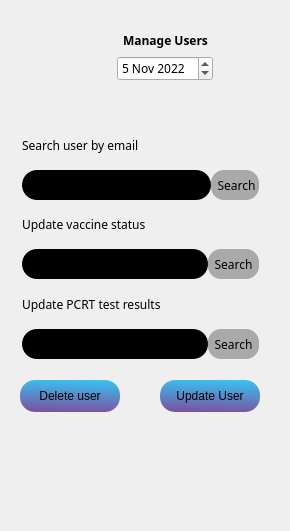
<?xml version="1.0" encoding="UTF-8"?>
<ui version="4.0">
 <class>ManageUsers</class>
 <widget class="QMainWindow" name="ManageUsers">
  <property name="geometry">
   <rect>
    <x>0</x>
    <y>0</y>
    <width>290</width>
    <height>531</height>
   </rect>
  </property>
  <property name="windowTitle">
   <string>MainWindow</string>
  </property>
  <widget class="QWidget" name="centralwidget">
   <widget class="QWidget" name="horizontalLayoutWidget">
    <property name="geometry">
     <rect>
      <x>20</x>
      <y>420</y>
      <width>241</width>
      <height>101</height>
     </rect>
    </property>
    <layout class="QHBoxLayout" name="horizontalLayout">
     <item>
      <widget class="QPushButton" name="ManageDocuments">
       <property name="maximumSize">
        <size>
         <width>70</width>
         <height>16777215</height>
        </size>
       </property>
       <property name="styleSheet">
        <string notr="true">border:0;

</string>
       </property>
       <property name="text">
        <string/>
       </property>
       <property name="icon">
        <iconset resource="resources/mycovidrecord.qrc">
         <normaloff>:/images/images/5810431-07 1_Info.png</normaloff>:/images/images/5810431-07 1_Info.png</iconset>
       </property>
       <property name="iconSize">
        <size>
         <width>70</width>
         <height>70</height>
        </size>
       </property>
      </widget>
     </item>
     <item>
      <widget class="QPushButton" name="DashboardMenu">
       <property name="maximumSize">
        <size>
         <width>70</width>
         <height>16777215</height>
        </size>
       </property>
       <property name="styleSheet">
        <string notr="true">border: 0;

</string>
       </property>
       <property name="text">
        <string/>
       </property>
       <property name="icon">
        <iconset resource="resources/mycovidrecord.qrc">
         <normaloff>:/images/images/5810431-08 1_Home.png</normaloff>:/images/images/5810431-08 1_Home.png</iconset>
       </property>
       <property name="iconSize">
        <size>
         <width>70</width>
         <height>70</height>
        </size>
       </property>
      </widget>
     </item>
     <item>
      <widget class="QPushButton" name="QRCodeMenu">
       <property name="maximumSize">
        <size>
         <width>70</width>
         <height>16777215</height>
        </size>
       </property>
       <property name="styleSheet">
        <string notr="true">border: 0;

</string>
       </property>
       <property name="text">
        <string/>
       </property>
       <property name="icon">
        <iconset resource="resources/mycovidrecord.qrc">
         <normaloff>:/images/images/5810431-09 1_qrcode.png</normaloff>:/images/images/5810431-09 1_qrcode.png</iconset>
       </property>
       <property name="iconSize">
        <size>
         <width>70</width>
         <height>70</height>
        </size>
       </property>
      </widget>
     </item>
    </layout>
   </widget>
   <widget class="QWidget" name="verticalLayoutWidget_2">
    <property name="geometry">
     <rect>
      <x>100</x>
      <y>30</y>
      <width>131</width>
      <height>51</height>
     </rect>
    </property>
    <layout class="QVBoxLayout" name="verticalLayout_2">
     <item alignment="Qt::AlignHCenter">
      <widget class="QLabel" name="label">
       <property name="font">
        <font>
         <family>Raleway</family>
         <bold>true</bold>
        </font>
       </property>
       <property name="styleSheet">
        <string notr="true">background-color: none;
</string>
       </property>
       <property name="text">
        <string>Manage Users</string>
       </property>
      </widget>
     </item>
     <item alignment="Qt::AlignHCenter">
      <widget class="QDateEdit" name="dateEdit">
       <property name="font">
        <font>
         <family>Raleway</family>
        </font>
       </property>
       <property name="whatsThis">
        <string>&lt;html&gt;&lt;head/&gt;&lt;body&gt;&lt;p align=&quot;center&quot;&gt;&lt;br/&gt;&lt;/p&gt;&lt;/body&gt;&lt;/html&gt;</string>
       </property>
       <property name="styleSheet">
        <string notr="true">text-align: center;</string>
       </property>
       <property name="currentSection">
        <enum>QDateTimeEdit::MonthSection</enum>
       </property>
       <property name="date">
        <date>
         <year>2022</year>
         <month>11</month>
         <day>5</day>
        </date>
       </property>
      </widget>
     </item>
    </layout>
   </widget>
   <widget class="QWidget" name="verticalLayoutWidget">
    <property name="geometry">
     <rect>
      <x>20</x>
      <y>10</y>
      <width>81</width>
      <height>86</height>
     </rect>
    </property>
    <layout class="QVBoxLayout" name="verticalLayout">
     <item>
      <widget class="QPushButton" name="accoutnAvatar">
       <property name="styleSheet">
        <string notr="true">border: 0;

</string>
       </property>
       <property name="text">
        <string/>
       </property>
       <property name="icon">
        <iconset resource="resources/mycovidrecord.qrc">
         <normaloff>:/images/images/5810431-03.png</normaloff>:/images/images/5810431-03.png</iconset>
       </property>
       <property name="iconSize">
        <size>
         <width>70</width>
         <height>70</height>
        </size>
       </property>
      </widget>
     </item>
    </layout>
   </widget>
   <widget class="QWidget" name="verticalLayoutWidget_3">
    <property name="geometry">
     <rect>
      <x>20</x>
      <y>120</y>
      <width>241</width>
      <height>251</height>
     </rect>
    </property>
    <layout class="QVBoxLayout" name="verticalLayout_3">
     <property name="spacing">
      <number>0</number>
     </property>
     <property name="leftMargin">
      <number>2</number>
     </property>
     <property name="topMargin">
      <number>0</number>
     </property>
     <property name="rightMargin">
      <number>2</number>
     </property>
     <property name="bottomMargin">
      <number>12</number>
     </property>
     <item>
      <widget class="QLabel" name="searchUserText">
       <property name="font">
        <font>
         <family>Raleway</family>
        </font>
       </property>
       <property name="styleSheet">
        <string notr="true">background-color: none;</string>
       </property>
       <property name="text">
        <string>Search user by email</string>
       </property>
       <property name="margin">
        <number>6</number>
       </property>
      </widget>
     </item>
     <item>
      <layout class="QHBoxLayout" name="horizontalLayout_5">
       <item>
        <widget class="QLineEdit" name="searchUserForm">
         <property name="maximumSize">
          <size>
           <width>16777215</width>
           <height>30</height>
          </size>
         </property>
         <property name="styleSheet">
          <string notr="true">border-radius: 15px;
background-color: #000;</string>
         </property>
        </widget>
       </item>
       <item>
        <widget class="QPushButton" name="searchUser">
         <property name="sizePolicy">
          <sizepolicy hsizetype="Preferred" vsizetype="Preferred">
           <horstretch>0</horstretch>
           <verstretch>0</verstretch>
          </sizepolicy>
         </property>
         <property name="maximumSize">
          <size>
           <width>16777215</width>
           <height>30</height>
          </size>
         </property>
         <property name="font">
          <font>
           <family>Raleway</family>
          </font>
         </property>
         <property name="styleSheet">
          <string notr="true">border-radius: 13px;
background-color: rgb(169, 169, 169);
color: black;

</string>
         </property>
         <property name="text">
          <string>  Search </string>
         </property>
        </widget>
       </item>
      </layout>
     </item>
     <item>
      <widget class="QLabel" name="searchUserText_2">
       <property name="font">
        <font>
         <family>Raleway</family>
        </font>
       </property>
       <property name="styleSheet">
        <string notr="true">background-color: none;</string>
       </property>
       <property name="text">
        <string>Update vaccine status</string>
       </property>
       <property name="margin">
        <number>6</number>
       </property>
      </widget>
     </item>
     <item>
      <layout class="QHBoxLayout" name="horizontalLayout_2">
       <item>
        <widget class="QLineEdit" name="SearchVaccForm">
         <property name="maximumSize">
          <size>
           <width>16777215</width>
           <height>30</height>
          </size>
         </property>
         <property name="styleSheet">
          <string notr="true">border-radius: 15px;
background-color: #000;</string>
         </property>
        </widget>
       </item>
       <item>
        <widget class="QPushButton" name="vaccineType">
         <property name="minimumSize">
          <size>
           <width>0</width>
           <height>30</height>
          </size>
         </property>
         <property name="maximumSize">
          <size>
           <width>16777215</width>
           <height>16777215</height>
          </size>
         </property>
         <property name="font">
          <font>
           <family>Raleway</family>
           <bold>false</bold>
          </font>
         </property>
         <property name="styleSheet">
          <string notr="true">border-radius: 13px;
background-color: rgb(169, 169, 169);
color: black;

</string>
         </property>
         <property name="text">
          <string>  Search  </string>
         </property>
         <property name="autoRepeatDelay">
          <number>300</number>
         </property>
        </widget>
       </item>
      </layout>
     </item>
     <item>
      <layout class="QHBoxLayout" name="horizontalLayout_3">
       <item>
        <widget class="QLabel" name="PCRTtestResults">
         <property name="font">
          <font>
           <family>Raleway</family>
          </font>
         </property>
         <property name="styleSheet">
          <string notr="true">background-color: none;</string>
         </property>
         <property name="text">
          <string>Update PCRT test results</string>
         </property>
         <property name="margin">
          <number>6</number>
         </property>
        </widget>
       </item>
      </layout>
     </item>
     <item>
      <layout class="QHBoxLayout" name="horizontalLayout_4">
       <item>
        <widget class="QLineEdit" name="SearchVaccForm_2">
         <property name="maximumSize">
          <size>
           <width>16777215</width>
           <height>30</height>
          </size>
         </property>
         <property name="styleSheet">
          <string notr="true">border-radius: 15px;
background-color: #000;</string>
         </property>
        </widget>
       </item>
       <item>
        <widget class="QPushButton" name="vaccineType_2">
         <property name="minimumSize">
          <size>
           <width>0</width>
           <height>30</height>
          </size>
         </property>
         <property name="maximumSize">
          <size>
           <width>16777215</width>
           <height>16777215</height>
          </size>
         </property>
         <property name="font">
          <font>
           <family>Raleway</family>
           <bold>false</bold>
          </font>
         </property>
         <property name="styleSheet">
          <string notr="true">border-radius: 13px;
background-color: rgb(169, 169, 169);
color: black;

</string>
         </property>
         <property name="text">
          <string>  Search  </string>
         </property>
         <property name="autoRepeatDelay">
          <number>300</number>
         </property>
        </widget>
       </item>
      </layout>
     </item>
    </layout>
   </widget>
   <widget class="QPushButton" name="deleteUser">
    <property name="geometry">
     <rect>
      <x>20</x>
      <y>380</y>
      <width>100</width>
      <height>32</height>
     </rect>
    </property>
    <property name="styleSheet">
     <string notr="true">border-radius: 15px;
background-color: qlineargradient(spread:pad, x1:0.9, y1:1, x2:1, y2:0, stop:0 rgb(119, 87, 165), stop:1 rgb(55, 197, 243));</string>
    </property>
    <property name="text">
     <string>Delete user</string>
    </property>
   </widget>
   <widget class="QPushButton" name="updatUse">
    <property name="geometry">
     <rect>
      <x>160</x>
      <y>380</y>
      <width>100</width>
      <height>32</height>
     </rect>
    </property>
    <property name="styleSheet">
     <string notr="true">border-radius: 15px;
background-color: qlineargradient(spread:pad, x1:0.9, y1:1, x2:1, y2:0, stop:0 rgb(119, 87, 165), stop:1 rgb(55, 197, 243));</string>
    </property>
    <property name="text">
     <string>Update User</string>
    </property>
   </widget>
  </widget>
 </widget>
 <resources>
  <include location="resources/mycovidrecord.qrc"/>
 </resources>
 <connections/>
</ui>
